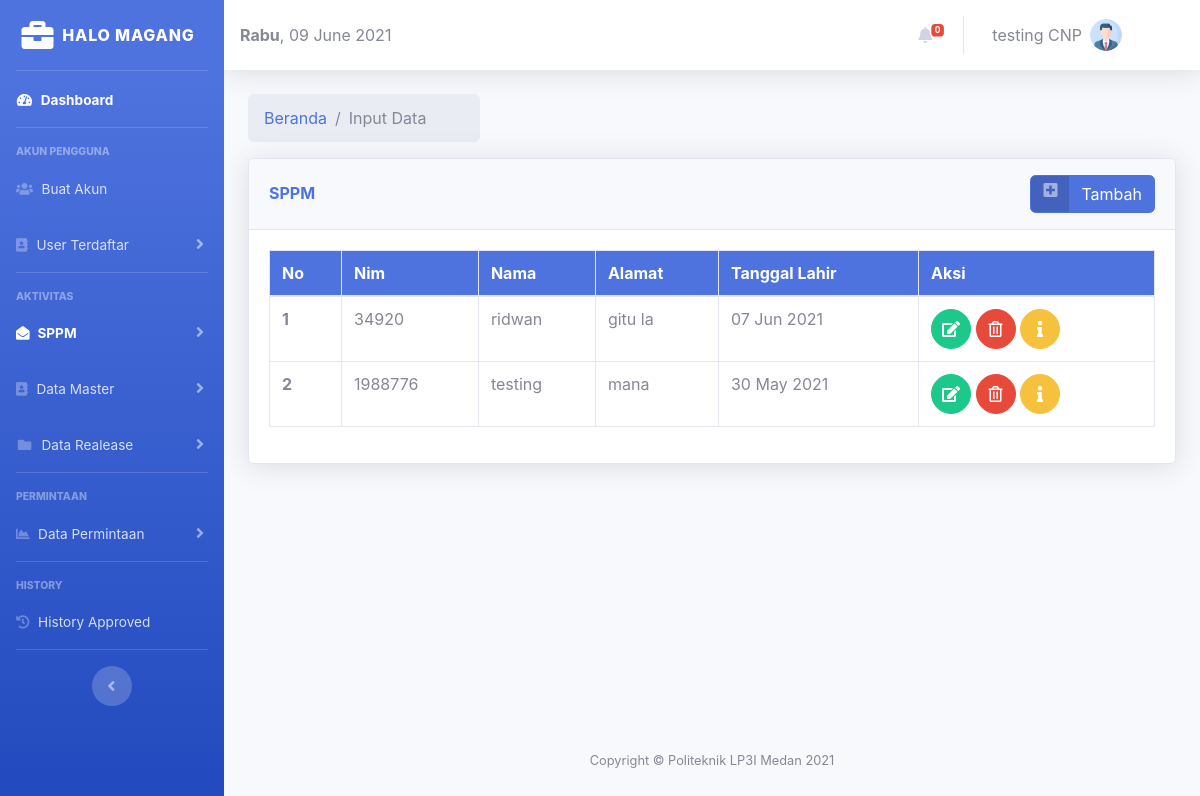
The page /views_cnp/input_sppm.php (signed in) on the database its author committed.
### tables this page shows
CREATE TABLE `tb_sppm` (
  `id` int(10) NOT NULL,
  `nim` varchar(50) DEFAULT NULL,
  `nama` varchar(100) DEFAULT NULL,
  `tempat` varchar(100) DEFAULT NULL,
  `tgl_lahir` varchar(20) DEFAULT NULL,
  `prodi` varchar(50) DEFAULT NULL,
  `lokasi_kampus` varchar(100) DEFAULT NULL,
  `usia` varchar(20) DEFAULT NULL,
  `nohp` varchar(20) DEFAULT NULL,
  `ipk1` varchar(10) DEFAULT NULL,
  `ipk2` varchar(10) DEFAULT NULL,
  `ipk3` varchar(10) DEFAULT NULL,
  `ipk4` varchar(10) DEFAULT NULL,
  `total` varchar(20) DEFAULT NULL,
  `tahun_angkatan` varchar(20) DEFAULT NULL
);

### views_cnp/input_sppm.php (the view, shortened to what this page needs)
<?php
include '../component/header.php';
?>
<body id="page-top">
  <?php
  include 'menu.php';
  include '../component/profile1.php';
  include '../conn/koneksi.php';
  ?>
  <div class="container">
    <nav aria-label="breadcrumb ">
      <ol class="breadcrumb col-lg-3">
        <li class="breadcrumb-item"><a href="index.php">Beranda</a></li>
        <li class="breadcrumb-item active" aria-current="page">Input Data</li>
      </ol>
    </nav>
    <div class="card shadow mb-4">
      <div class="card-header py-3 d-flex flex-row align-items-center justify-content-between">
        <h6 class="m-0 font-weight-bold text-primary">SPPM</h6>
        <div class="dropdown no-arrow"><button type="button" class="btn btn-primary btn-icon-split" data-toggle="modal" data-target="#tambah_sppm" style="float: right;">
            <span class="icon text-white-50">
              <i class="fa fa-plus-square" aria-hidden="true"></i>
            </span>
            <span class="text">Tambah</span>
            </a></button>
        </div>
      </div>
      <div class="card-body">
        <div class="table-responsive">
          <table id="datatable" class="table table-hover table-bordered " style="width:100%">
            <thead class="bg-primary">
              <tr>
                <th scope="col" style="color: white">No</th>
                <th scope="col" style="color: white">Nim</th>
                <th scope="col" style="color: white">Nama</th>
                <th scope="col" style="color: white">Alamat</th>
                <th scope="col" style="color: white">Tanggal Lahir</th>
                <th scope="col" style="color: white">Aksi</th>
              </tr>
            </thead>
            <tbody>
              <?php
              $no = 0;
              $data = mysqli_query($conn, "select * from tb_sppm");
              while ($d = mysqli_fetch_array($data)) {
                $no++;
                $date = $d['tgl_lahir'];
                $date =  date('d-M-Y', strtotime($date));
              ?>
                <tr>
                  <th scope="row"><?php echo $no; ?></th>
                  <td><?php echo $d['nim'];  ?></td>
                  <td><?php echo $d['nama'];  ?></td>
                  <td><?php echo $d['tempat'];  ?></td>
                  <td><?php echo $date =  date('d M Y', strtotime($date));  ?></td>
                  <td><a href="#" class="btn btn-success btn-circle" data-target="#edit<?php echo $d['id']; ?>" data-toggle="modal">
                      <i class="fas fa-edit"></i>
                    </a>
                    <a href="delete_sppm.php?id=<?= $d['id'] ?>" class="btn btn-danger btn-xs  btn-circle delete-data">
                      <i class="far fa-trash-alt"></i>
                    </a>
                    <a href="#" class="btn btn-warning btn-circle" data-target="#view<?php echo $d['id']; ?>" data-toggle="modal">
                      <i class="fa fa-info" aria-hidden="true"></i>
                    </a>
                  </td>
                </tr>
              <?php } ?>
            </tbody>
          </table>
        </div>
      </div>
    </div>
  </div>
  <?php
  include '../component/script.php';
  ?>
  <?php
  include '../component/footer.php';
  ?>
</body>
</html>

### rows shown on the page
tb_sppm: nim "34920", nama "ridwan", tempat "gitu la", tgl_lahir "07 Jun 2021"
tb_sppm: nim "1988776", nama "testing", tempat "mana", tgl_lahir "30 May 2021"

### other values the page prints
$hari_ini "Rabu"
$total "0"
$_SESSION['nama'] "testing CNP"
